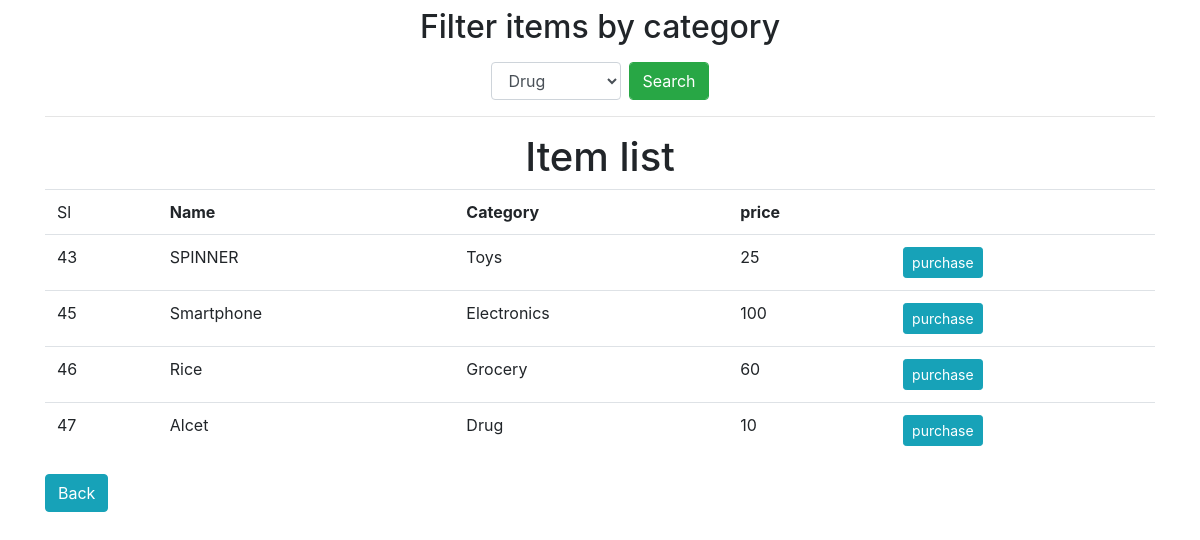
The page /view.php on the database its author committed.
### tables this page shows
CREATE TABLE `item` (
  `sl` int(3) NOT NULL,
  `name` varchar(50) NOT NULL,
  `category` varchar(50) NOT NULL,
  `price` int(11) NOT NULL
);

### view.php (the view, shortened to what this page needs)
<head>
	<link rel="stylesheet" href="https://cdn.jsdelivr.net/npm/bootstrap@4.5.3/dist/css/bootstrap.min.css">
</head>
<?php
include("database.php");
$query= "SELECT* FROM ITEM";
$data= mysqli_query($conn, $query);
$query1= "SELECT* FROM cateory";
$data1= mysqli_query($conn, $query1);
?>
<body>
<div class="container">
	<h2 class="text-center mt-2">Filter items by category</h2>
<form class="form form-inline justify-content-center mt-3" action="cat_search.php" method="POST">
          <select class="form-control mr-2" id="category" name="category" value="">
<?php
  while ( $result1= mysqli_fetch_assoc($data1))
  {
    echo "<option value=".$result1['category'].">".$result1['category']."</option>";
  }
?>
          <input type="submit" class="btn btn-success form-control" value="Search">
</form>
<hr>
<h1 class="text-center mt-2">Item list</h1>
<table class="table table-boardered">
	<tr>
		<td>Sl</th>
		<th>Name</th>
		<th>Category</th>
		<th>price</th>
		<th></th>
	</tr>
<?php
	while ( $result= mysqli_fetch_assoc($data))
	{
		echo "<tr>
				<td>".$result['sl']."</td>
				<td>".$result['name']."</td>
				<td>".$result['category']."</td>
				<td>".$result['price']."</td>
				<td><a class='btn btn-info btn-sm' href='purchase.php?sl=".$result['sl']." '>purchase</a></td>";
			echo "</tr>";
	}
?>
</table>
<a class="btn btn-info" href="index.php">Back</a>
</div>
</body>

### rows shown on the page
item: sl "43", name "SPINNER", category "Toys", price "25"
item: sl "45", name "Smartphone", category "Electronics", price "100"
item: sl "46", name "Rice", category "Grocery", price "60"
item: sl "47", name "Alcet", category "Drug", price "10"

### other values the page prints
form field category "Drug"
